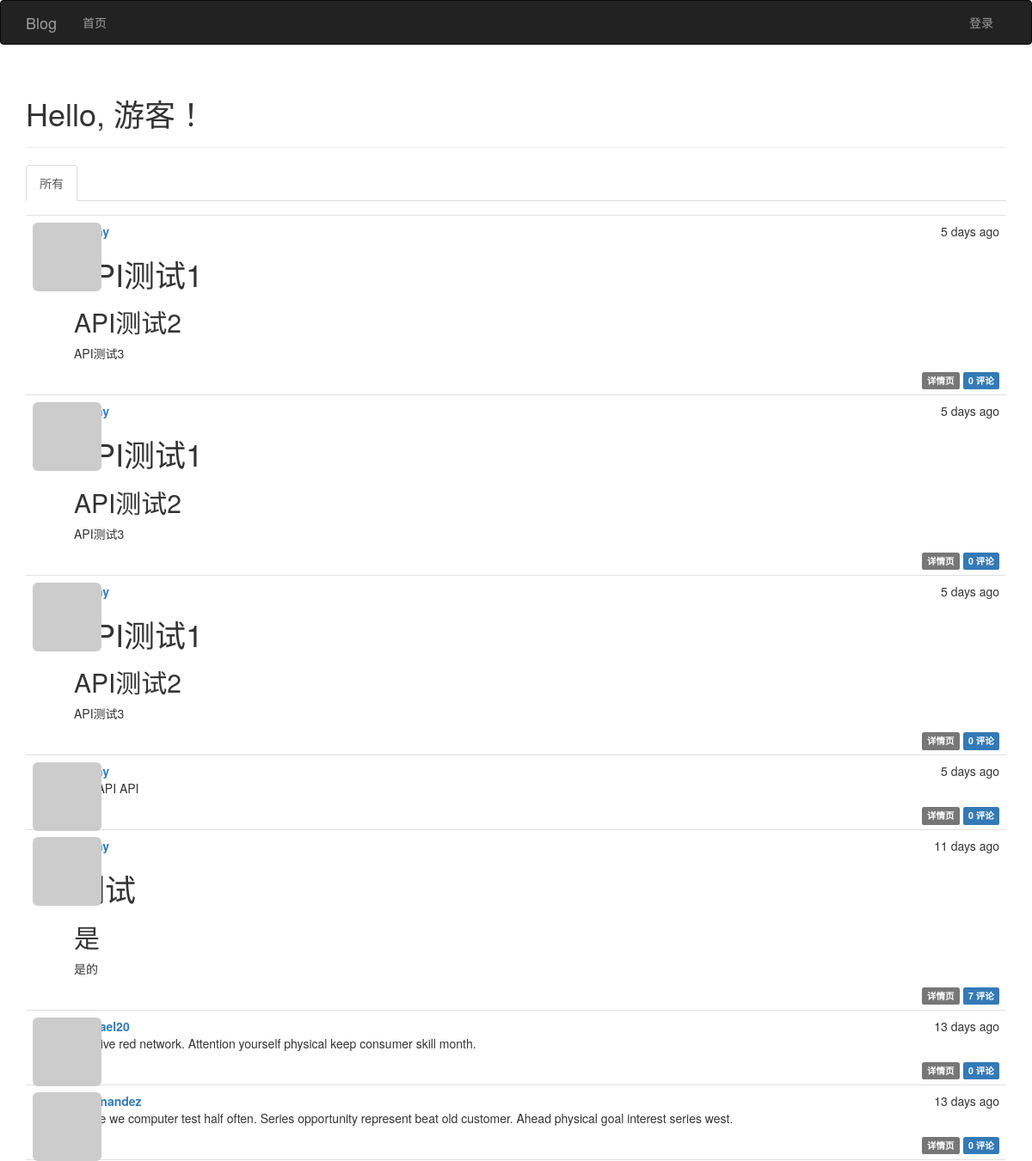
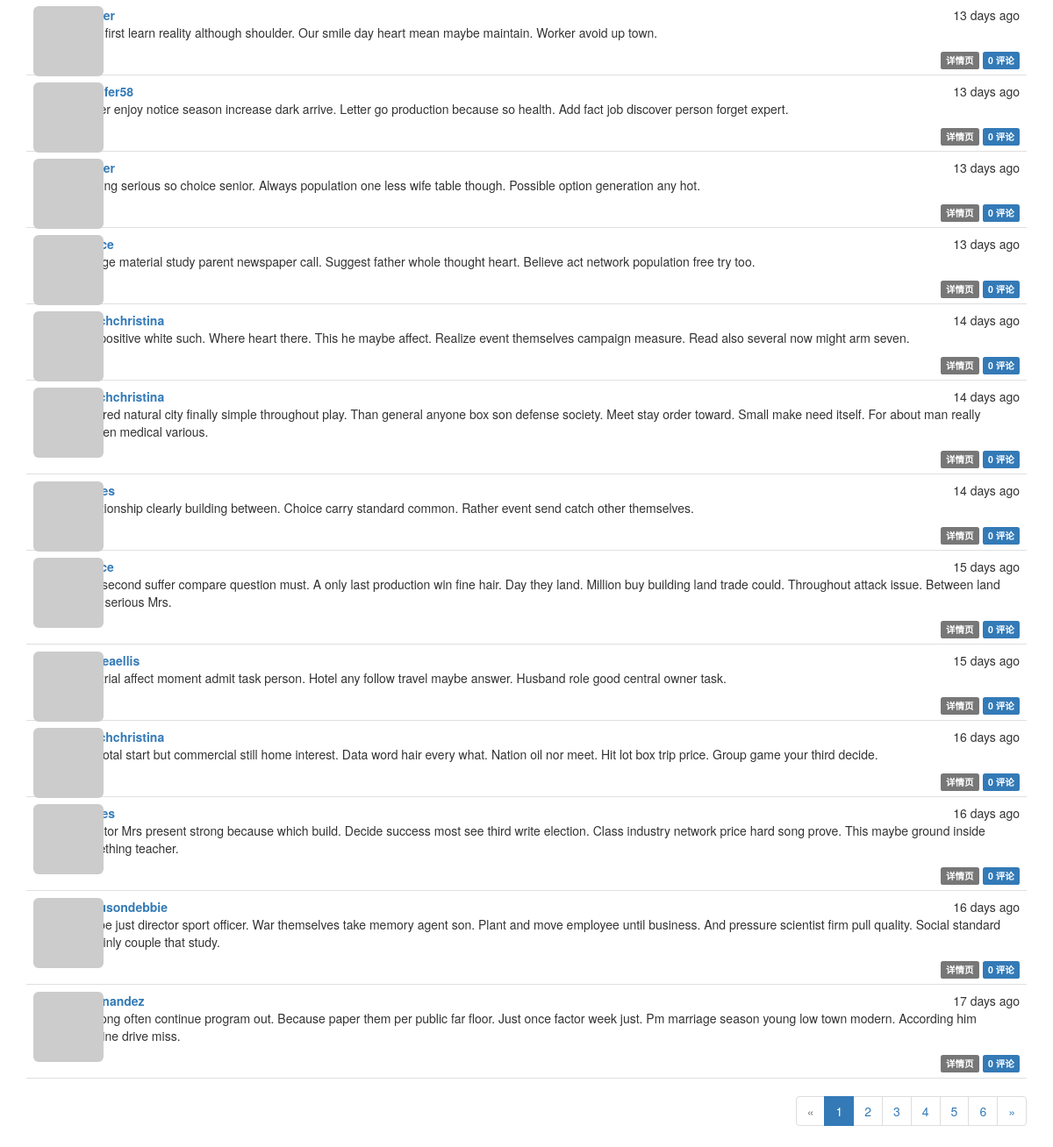
The page / on the database its author committed (2 pictures, top to bottom).
### app/models.py (models this page shows, shortened)
class Article(db.Model):
    __tablename__ = 'articles'
    id = db.Column(db.Integer, primary_key=True)
    body = db.Column(db.Text)
    body_html = db.Column(db.Text)
    timestamp = db.Column(db.DateTime, index=True, default=datetime.utcnow)
    author_id = db.Column(db.Integer, db.ForeignKey('users.id'))
    comments = db.relationship('Comment', backref='article', lazy='dynamic')

class User(UserMixin, db.Model):
    __tablename__ = 'users'
    id = db.Column(db.Integer, primary_key=True)
    email = db.Column(db.String(64), unique=True)
    username = db.Column(db.String(64), unique=True, index=True)
    password_hash = db.Column(db.String(128))
    role_id = db.Column(db.Integer, db.ForeignKey('roles.id'))
    confirmed = db.Column(db.Boolean, default=False)
    name = db.Column(db.String(64))
    location = db.Column(db.String(64))
    about_me = db.Column(db.Text())
    member_since = db.Column(db.DateTime(), default=datetime.utcnow)
    last_seen = db.Column(db.DateTime(), default=datetime.utcnow)
    avatar_hash = db.Column(db.String(32))
    articles = db.relationship('Article', backref='author', lazy='dynamic')
    followed = db.relationship('Follow',
                               foreign_keys=[Follow.follower_id],
                               backref=db.backref('follower', lazy='joined'),
                               lazy='dynamic',
                               cascade='all, delete-orphan')
    followers = db.relationship('Follow',
                                foreign_keys=[Follow.followed_id],
                                backref=db.backref('followed', lazy='joined'),
                                lazy='dynamic',
                                cascade='all, delete-orphan')
    comments = db.relationship('Comment', backref='author', lazy='dynamic')
    @property
    def password(self):
        """密码生成哈希值就无法还原"""
        raise AttributeError('密码没有可读的属性')
    def gravatar(self, size=100, default='identicon', rating='g'):
        url = 'https://www.gravatar.com/avatar'
        hash = self.avatar_hash or self.gravatar_hash()
        u = '{url}/{hash}?s={size}&d={default}&r={rating}'.format(
            url=url, hash=hash, size=size, default=default, rating=rating)
        return u

### app/main/views.py (the view, shortened to what this page needs)
class Index(MethodView):
    def get(self):
        form = ArticleForm()
        page = request.args.get('page', 1, type=int)
        show_followed = False
        if current_user.is_authenticated:
            show_followed = bool(request.cookies.get('show_followed', ''))
        if show_followed:
            query = current_user.followed_articles
        else:
            query = Article.query
        pagination = query.order_by(desc(Article.timestamp)).paginate(
            page, per_page=current_app.config['FLASK_ARTICLES_PER_PAGE'],
            error_out=False)
        articles = pagination.items
        return render_template('index.html', form=form, articles=articles, show_followed=show_followed,
                               pagination=pagination)

### app/auth/views.py (called while the page is built)
@auth.before_app_request
def before_request():
    if current_user.is_authenticated:
        current_user.ping()
        if not current_user.confirmed \
                and request.blueprint != 'auth' \
                and request.endpoint != 'static':
            return redirect(url_for('auth.unconfirmed'))

### app/main/__init__.py (called while the page is built)
@main.app_context_processor
def inject_permissions():
    return dict(Permission=Permission)

### app/main/views.py (called while the page is built)
@main.after_app_request
def after_request(response):
    for query in get_debug_queries():
        if query.duration >= current_app.config['FLASK_SLOW_DB_QUERY_TIME']:
            current_app.logger.warning(
                'SQL语句查询慢: %s\n参数: %s\n时长: %fs\n上下文: %s\n'
                % (query.statement, query.parameters, query.duration,
                   query.context))
    return response

### app/models.py (called while the page is built)
    def can(self, permissions):
        return False

    def is_administrator(self):
        return False

### app/templates/index.html (shortened to what this page needs)
{% extends "base.html" %}
{% import "bootstrap/wtf.html" as wtf %}
{% import "_macros.html" as macros %}
{% block page_content %}
    <div class="page-header">
        <h1>Hello, {% if current_user.is_authenticated %}{{ current_user.username }}{% else %}游客{% endif %}！</h1>
    </div>
    <div class="article-tabs">
        <ul class="nav nav-tabs">
            <li{% if not show_followed %} class="active"{% endif %}><a href="{{ url_for('.show_all') }}">所有</a></li>
        </ul>
        {% include '_articles.html' %}
    </div>
    {% if pagination %}
        <div class="pagination">
            {{ macros.pagination_widget(pagination, 'main.index') }}
        </div>
    {% endif %}
{% endblock %}

### app/templates/_articles.html (shortened to what this page needs)
<ul class="articles">
    {% for article in articles %}
    <li class="article">
        <div class="article-thumbnail">
            <a href="{{ url_for('main.user', username=article.author.username) }}">
                <img class="img-rounded profile-thumbnail" src="{{ article.author.gravatar(size=40) }}">
            </a>
        </div>
        <div class="article-content">
            <div class="article-date">{{ moment(article.timestamp).fromNow() }}</div>
            <div class="article-author"><a href="{{ url_for('main.user', username=article.author.username) }}">{{ article.author.username }}</a></div>
             <div class="article-body">
                {% if article.body_html %}
                    {{ article.body_html | safe }}
                {% else %}
                    {{ article.body }}
                {% endif %}
            </div>
        <div class="article-footer">
            <a href="{{ url_for('main.article', id=article.id) }}">
                <span class="label label-default">详情页</span>
            </a>
            <a href="{{ url_for('.article', id=article.id) }}#comments">
                <span class="label label-primary">{{ article.comments.count() }} 评论</span>
            </a>
        </div>
        </div>
    </li>
    {% endfor %}
</ul>

### app/static/css/styles.css (style rules this page uses)
.profile-thumbnail { position: absolute; }
div.article-tabs { margin-top: 16px; }
ul.articles { list-style-type: none; padding: 0px; margin: 16px 0px 0px 0px; border-top: 1px solid #e0e0e0; }
ul.articles li.article { padding: 8px; border-bottom: 1px solid #e0e0e0; }
div.article-date { float: right; }
div.article-author { font-weight: bold; }
div.article-thumbnail { position: absolute; }
div.article-content { margin-left: 48px; min-height: 48px; }
div.article-footer { text-align: right; }
div.pagination { width: 100%; text-align: right; padding: 0px; margin: 0px; }

### rows shown on the page
Article: timestamp "5 days ago", body_html "API测试1 API测试2 API测试3", comments.count "0"
Article: timestamp "5 days ago", body_html "API测试1 API测试2 API测试3", comments.count "0"
Article: timestamp "5 days ago", body_html "API测试1 API测试2 API测试3", comments.count "0"
Article: timestamp "5 days ago", body_html "API API API", comments.count "0"
Article: timestamp "11 days ago", body_html "测试 是 是的", comments.count "7"
Article: timestamp "13 days ago", author.username "rachael20", body_html "Positive red network. Attention yourself physical keep consumer skill month.", comments.count "0"
Article: timestamp "13 days ago", author.username "dhernandez", body_html "Inside we computer test half often. Series opportunity represent beat old customer. Ahead physical goal interest series west.", comments.count "0"
Article: timestamp "13 days ago", body_html "Itself first learn reality although shoulder. Our smile day heart mean maybe maintain. Worker avoid up town.", comments.count "0"
Article: timestamp "13 days ago", author.username "jennifer58", body_html "Father enjoy notice season increase dark arrive. Letter go production because so health. Add fact job discover person forget expert.", comments.count "0"
Article: timestamp "13 days ago", body_html "Nothing serious so choice senior. Always population one less wife table though. Possible option generation any hot.", comments.count "0"
Article: timestamp "13 days ago", body_html "Charge material study parent newspaper call. Suggest father whole thought heart. Believe act network population free try too.", comments.count "0"
Article: timestamp "14 days ago", author.username "frenchchristina", body_html "Key positive white such. Where heart there. This he maybe affect. Realize event themselves campaign measure. Read also several now might arm seven.", comments.count "0"
Article: timestamp "14 days ago", author.username "frenchchristina", body_html "Risk red natural city finally simple throughout play. Than general anyone box son defense society. Meet stay order toward. Small make need itself. For about man really happen medical various.", comments.count "0"
Article: timestamp "14 days ago", body_html "Relationship clearly building between. Choice carry standard common. Rather event send catch other themselves.", comments.count "0"
Article: timestamp "15 days ago", body_html "Sort second suffer compare question must. A only last production win fine hair. Day they land. Million buy building land trade could. Throughout attack issue. Between land think serious Mrs.", comments.count "0"
Article: timestamp "15 days ago", author.username "andreaellis", body_html "Two trial affect moment admit task person. Hotel any follow travel maybe answer. Husband role good central owner task.", comments.count "0"
Article: timestamp "16 days ago", author.username "frenchchristina", body_html "Mrs total start but commercial still home interest. Data word hair every what. Nation oil nor meet. Hit lot box trip price. Group game your third decide.", comments.count "0"
Article: timestamp "16 days ago", body_html "Director Mrs present strong because which build. Decide success most see third write election. Class industry network price hard song prove. This maybe ground inside something teacher.", comments.count "0"
Article: timestamp "16 days ago", author.username "fergusondebbie", body_html "Maybe just director sport officer. War themselves take memory agent son. Plant and move employee until business. And pressure scientist firm pull quality. Social standard certainly couple that study.", comments.count "0"
Article: timestamp "17 days ago", author.username "dhernandez", body_html "Eat long often continue program out. Because paper them per public far floor. Just once factor week just. Pm marriage season young low town modern. According him imagine drive miss.", comments.count "0"

### other values the page prints
{{ p }} "1"
{{ p }} "2" "3" "4" "5" "6"
